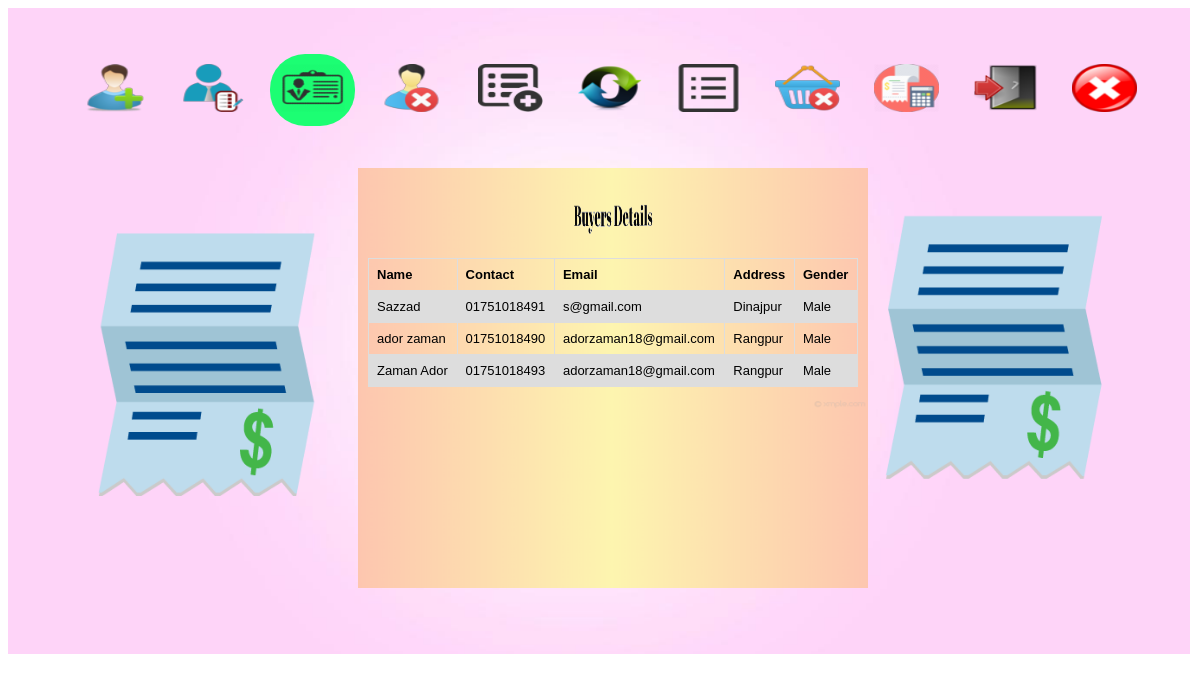
The page /View/buyerdetails.php on the database its author committed.
### tables this page shows
CREATE TABLE `buyers` (
  `id` int(11) NOT NULL,
  `name` varchar(255) NOT NULL,
  `contact` varchar(11) NOT NULL,
  `email` varchar(25) NOT NULL,
  `address` varchar(25) NOT NULL,
  `gender` varchar(25) NOT NULL
);

### Model/buyers.php (called while the page is built)
<?php
    include('db.php');
    $sql ="SELECT * FROM buyers";
    $query = mysqli_query($conn, $sql);
    $result = mysqli_num_rows($query);

### View/buyerdetails.php (the view, shortened to what this page needs)
<!DOCTYPE html>
<html lang="en">
<head>
    <link rel="stylesheet" href="../style.css">
</head>
<body>
    <div class="main-container">
    <div class="menu">
        <ul>
            <li><a title="New Buyer" href="newbuyer.php"><img src="../img/new buyer.png" alt=""></a></li>
            <li><a title="Update Buyer" href="updatebuyer.php"><img src="../img/Update buyer.png" alt=""></a></li>
            <li class="active"><a title="Buyer Details" href="buyerdetails.php"><img src="../img/buyer Details.png" alt=""></a></li>
            <li><a title="Delete Buyer" href="deletebuyer.php"><img src="../img/delete buyer.png" alt=""></a></li>
            <li><a title="New Product" href="newproduct.php"><img src="../img/new product.png" alt=""></a></li>
            <li><a title="Update Product" href="updateproduct.php"><img src="../img/update product.png" alt=""></a></li>
            <li><a title="Details Product" href="productdetails.php"><img src="../img/details product.png" alt=""></a></li>
            <li><a title="Delete Product" href="deleteproduct.php"><img src="../img/delete product.png" alt=""></a></li>
            <li><a title="Bill Making" href="billmaking.php"><img src="../img/billing.png" alt=""></a></li>
            <li ><a title="History" href="history.php"><img src="../img/logout.png" alt=""></a></li>
            <li><a title="Log Out" href="../index.php"><img src="../img/close.png" alt=""></a></li>
        </ul>
    </div>
       <div class="form-wrapper">
        <div class="title">
            <img src="../img/Buyers Details ani.gif" alt="">
        </div>
        <?php include('../model/buyers.php');?>
            <table>
                <?php if($result>0){?>
                <tr>
                    <th>Name</th>
                    <th>Contact</th>
                    <th>Email</th>
                    <th>Address</th>
                    <th>Gender</th>
                </tr>
                <?php while($row = mysqli_fetch_assoc($query)){?>
                <tr>
                    <td><?php echo $row['name']?></td>
                    <td><?php echo $row['contact']?></td>
                    <td><?php echo $row['email']?></td>
                    <td><?php echo $row['address']?></td>
                    <td><?php echo $row['gender']?></td>
                </tr>
                <?php }}?>
            </table>
       </div>
    </div>
</body>
</html>

### style.css (style rules this page uses)
.main-container { width: 99%; background:url(img/home.PNG); background-size: cover; background-repeat: no-repeat; padding-top: 30px; padding-left: 10px; position: relative; }
.menu { width: 99%; height: 600px; margin: 0 auto; position: relative; }
.menu ul { text-align: center; margin-left: -20px; }
.menu ul li { display: inline-block; padding: 10px 10px; margin-right: 10px; }
.menu ul li a img { width: 65px; height: 48px; transition: 0.3s; }
.active { background: #1cfe73; border-radius: 35px; }
.form-wrapper { background: url(img/billing\ background.png); background-size: contain; width: 490px; height: auto; margin: 0 auto; text-align: center; padding: 10px; position: absolute; top: 160px; left: 350px; min-height: 400px; }
.form-wrapper .title { display:flex; width: 60%; margin: 15px auto; }
.form-wrapper img { width: 100px; height: 50px; margin: 0 auto; }
table { font-family: arial, sans-serif; border-collapse: collapse; width:100%; }
td, th { border: 1px solid #dddddd; text-align: left; padding: 8px; font-size: 13px; }
tr:nth-child(even) { background-color: #dddddd; }

### rows shown on the page
buyers: name "Sazzad", contact "01751018491", email "s@gmail.com", address "Dinajpur", gender "Male"
buyers: name "ador zaman", contact "01751018490", email "adorzaman18@gmail.com", address "Rangpur", gender "Male"
buyers: name "Zaman Ador", contact "01751018493", email "adorzaman18@gmail.com", address "Rangpur", gender "Male"
